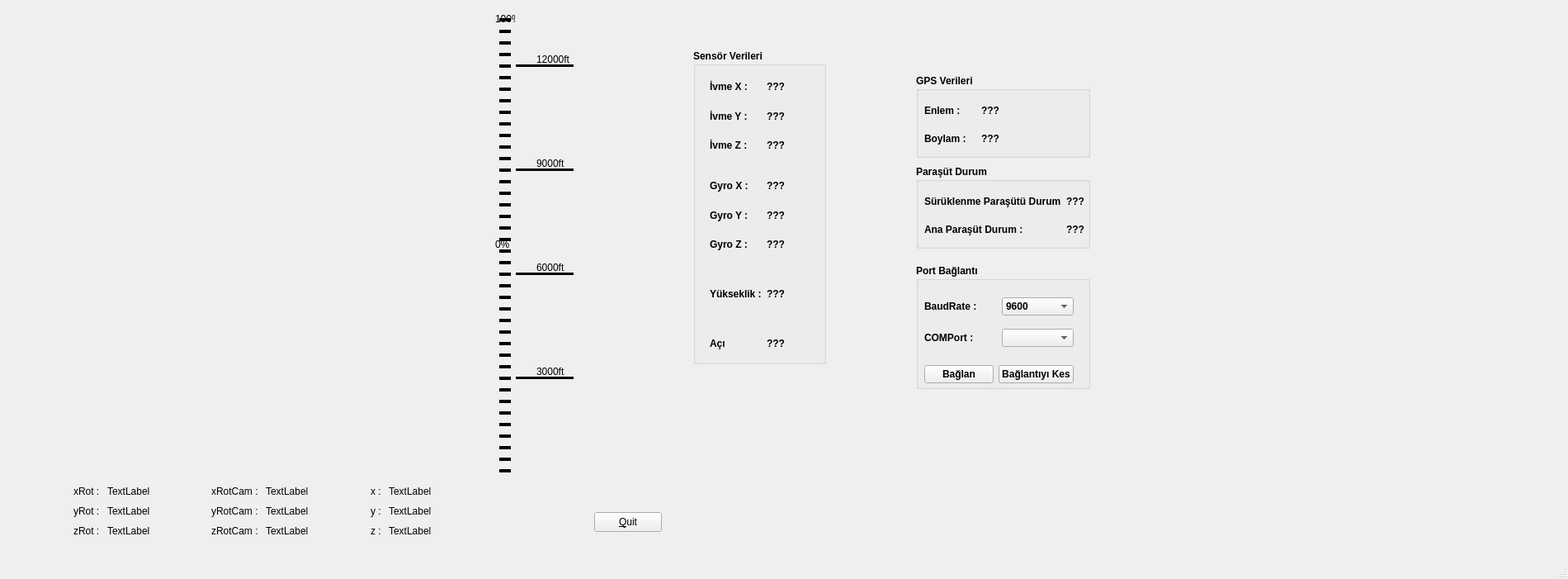
<?xml version="1.0" encoding="UTF-8"?>
<ui version="4.0">
 <class>MainWindow</class>
 <widget class="QMainWindow" name="MainWindow">
  <property name="geometry">
   <rect>
    <x>0</x>
    <y>0</y>
    <width>1900</width>
    <height>701</height>
   </rect>
  </property>
  <property name="windowTitle">
   <string>MainWindow</string>
  </property>
  <widget class="QWidget" name="centralwidget">
   <widget class="QProgressBar" name="progressBar">
    <property name="geometry">
     <rect>
      <x>600</x>
      <y>16</y>
      <width>24</width>
      <height>561</height>
     </rect>
    </property>
    <property name="font">
     <font>
      <pointsize>9</pointsize>
     </font>
    </property>
    <property name="layoutDirection">
     <enum>Qt::LeftToRight</enum>
    </property>
    <property name="autoFillBackground">
     <bool>false</bool>
    </property>
    <property name="styleSheet">
     <string notr="true">QProgressBar {
    border: none; /* Kenarlığı kaldırır */
    background-color: transparent; /* Arkaplan rengini transparan yapar */
}

QProgressBar::chunk {
    background-color: red; /* İlerleme çizgilerinin başlangıç rengi (siyah) */
    width: 10px; /* Her bir ilerleme noktasının genişliği */
    margin: 5px; /* Noktalar arasındaki boşluk */
	height: 4px;
}</string>
    </property>
    <property name="maximum">
     <number>13320</number>
    </property>
    <property name="value">
     <number>0</number>
    </property>
    <property name="alignment">
     <set>Qt::AlignLeading|Qt::AlignLeft|Qt::AlignVCenter</set>
    </property>
    <property name="textVisible">
     <bool>true</bool>
    </property>
    <property name="orientation">
     <enum>Qt::Vertical</enum>
    </property>
    <property name="invertedAppearance">
     <bool>false</bool>
    </property>
    <property name="textDirection">
     <enum>QProgressBar::TopToBottom</enum>
    </property>
    <property name="format">
     <string>%p%</string>
    </property>
   </widget>
   <widget class="Line" name="line_4">
    <property name="geometry">
     <rect>
      <x>625</x>
      <y>78</y>
      <width>70</width>
      <height>3</height>
     </rect>
    </property>
    <property name="frameShadow">
     <enum>QFrame::Plain</enum>
    </property>
    <property name="lineWidth">
     <number>10</number>
    </property>
    <property name="midLineWidth">
     <number>2</number>
    </property>
    <property name="orientation">
     <enum>Qt::Horizontal</enum>
    </property>
   </widget>
   <widget class="QLabel" name="label_12">
    <property name="geometry">
     <rect>
      <x>650</x>
      <y>64</y>
      <width>49</width>
      <height>16</height>
     </rect>
    </property>
    <property name="text">
     <string>12000ft</string>
    </property>
   </widget>
   <widget class="Line" name="line_1">
    <property name="geometry">
     <rect>
      <x>625</x>
      <y>456</y>
      <width>70</width>
      <height>3</height>
     </rect>
    </property>
    <property name="frameShadow">
     <enum>QFrame::Plain</enum>
    </property>
    <property name="lineWidth">
     <number>10</number>
    </property>
    <property name="midLineWidth">
     <number>2</number>
    </property>
    <property name="orientation">
     <enum>Qt::Horizontal</enum>
    </property>
   </widget>
   <widget class="rocketSimWidget" name="widget" native="true">
    <property name="geometry">
     <rect>
      <x>20</x>
      <y>16</y>
      <width>574</width>
      <height>564</height>
     </rect>
    </property>
    <property name="sizePolicy">
     <sizepolicy hsizetype="Preferred" vsizetype="Expanding">
      <horstretch>0</horstretch>
      <verstretch>0</verstretch>
     </sizepolicy>
    </property>
   </widget>
   <widget class="QLabel" name="label_3">
    <property name="geometry">
     <rect>
      <x>650</x>
      <y>442</y>
      <width>49</width>
      <height>16</height>
     </rect>
    </property>
    <property name="text">
     <string>3000ft</string>
    </property>
   </widget>
   <widget class="Line" name="line_2">
    <property name="geometry">
     <rect>
      <x>625</x>
      <y>330</y>
      <width>70</width>
      <height>3</height>
     </rect>
    </property>
    <property name="frameShadow">
     <enum>QFrame::Plain</enum>
    </property>
    <property name="lineWidth">
     <number>10</number>
    </property>
    <property name="midLineWidth">
     <number>2</number>
    </property>
    <property name="orientation">
     <enum>Qt::Horizontal</enum>
    </property>
   </widget>
   <widget class="Line" name="line_3">
    <property name="geometry">
     <rect>
      <x>625</x>
      <y>204</y>
      <width>70</width>
      <height>3</height>
     </rect>
    </property>
    <property name="frameShadow">
     <enum>QFrame::Plain</enum>
    </property>
    <property name="lineWidth">
     <number>10</number>
    </property>
    <property name="midLineWidth">
     <number>2</number>
    </property>
    <property name="orientation">
     <enum>Qt::Horizontal</enum>
    </property>
   </widget>
   <widget class="QLabel" name="label_6">
    <property name="geometry">
     <rect>
      <x>650</x>
      <y>316</y>
      <width>49</width>
      <height>16</height>
     </rect>
    </property>
    <property name="text">
     <string>6000ft</string>
    </property>
   </widget>
   <widget class="QProgressBar" name="progressBar_2">
    <property name="geometry">
     <rect>
      <x>600</x>
      <y>16</y>
      <width>24</width>
      <height>561</height>
     </rect>
    </property>
    <property name="sizePolicy">
     <sizepolicy hsizetype="Fixed" vsizetype="Expanding">
      <horstretch>0</horstretch>
      <verstretch>0</verstretch>
     </sizepolicy>
    </property>
    <property name="styleSheet">
     <string notr="true">QProgressBar {
    border: none; /* Kenarlığı kaldırır */
    background-color: transparent; /* Arkaplan rengini transparan yapar */
}

QProgressBar::chunk {
    background-color: black; /* İlerleme çizgilerinin başlangıç rengi (siyah) */
    width: 10px; /* Her bir ilerleme noktasının genişliği */
    margin: 5px; /* Noktalar arasındaki boşluk */
	height: 4px;
}</string>
    </property>
    <property name="maximum">
     <number>13120</number>
    </property>
    <property name="value">
     <number>13120</number>
    </property>
    <property name="orientation">
     <enum>Qt::Vertical</enum>
    </property>
    <property name="textDirection">
     <enum>QProgressBar::TopToBottom</enum>
    </property>
    <property name="format">
     <string>%p%</string>
    </property>
   </widget>
   <widget class="QWidget" name="layoutWidget_2">
    <property name="geometry">
     <rect>
      <x>20</x>
      <y>586</y>
      <width>571</width>
      <height>66</height>
     </rect>
    </property>
    <layout class="QHBoxLayout" name="horizontalLayout_7">
     <item>
      <spacer name="horizontalSpacer_5">
       <property name="orientation">
        <enum>Qt::Horizontal</enum>
       </property>
       <property name="sizeHint" stdset="0">
        <size>
         <width>68</width>
         <height>20</height>
        </size>
       </property>
      </spacer>
     </item>
     <item>
      <layout class="QHBoxLayout" name="horizontalLayout_3">
       <item>
        <layout class="QVBoxLayout" name="layoutLabelRot">
         <item>
          <widget class="QLabel" name="labelxRot">
           <property name="text">
            <string>xRot : </string>
           </property>
          </widget>
         </item>
         <item>
          <widget class="QLabel" name="labelyRot">
           <property name="text">
            <string>yRot :</string>
           </property>
          </widget>
         </item>
         <item>
          <widget class="QLabel" name="labelzRot">
           <property name="text">
            <string>zRot :</string>
           </property>
          </widget>
         </item>
        </layout>
       </item>
       <item>
        <layout class="QVBoxLayout" name="layoutRot">
         <item>
          <widget class="QLabel" name="xRot">
           <property name="text">
            <string>TextLabel</string>
           </property>
          </widget>
         </item>
         <item>
          <widget class="QLabel" name="yRot">
           <property name="text">
            <string>TextLabel</string>
           </property>
          </widget>
         </item>
         <item>
          <widget class="QLabel" name="zRot">
           <property name="text">
            <string>TextLabel</string>
           </property>
          </widget>
         </item>
        </layout>
       </item>
      </layout>
     </item>
     <item>
      <spacer name="horizontalSpacer_3">
       <property name="orientation">
        <enum>Qt::Horizontal</enum>
       </property>
       <property name="sizeHint" stdset="0">
        <size>
         <width>68</width>
         <height>20</height>
        </size>
       </property>
      </spacer>
     </item>
     <item>
      <layout class="QHBoxLayout" name="horizontalLayout">
       <item>
        <layout class="QVBoxLayout" name="layoutLabelRotCam">
         <item>
          <widget class="QLabel" name="labelxRotCam">
           <property name="text">
            <string>xRotCam : </string>
           </property>
          </widget>
         </item>
         <item>
          <widget class="QLabel" name="labelyRotCam">
           <property name="text">
            <string>yRotCam : </string>
           </property>
          </widget>
         </item>
         <item>
          <widget class="QLabel" name="labelzRotCam">
           <property name="text">
            <string>zRotCam : </string>
           </property>
          </widget>
         </item>
        </layout>
       </item>
       <item>
        <layout class="QVBoxLayout" name="layoutRotCam">
         <item>
          <widget class="QLabel" name="xRotCam">
           <property name="text">
            <string>TextLabel</string>
           </property>
          </widget>
         </item>
         <item>
          <widget class="QLabel" name="yRotCam">
           <property name="text">
            <string>TextLabel</string>
           </property>
          </widget>
         </item>
         <item>
          <widget class="QLabel" name="zRotCam">
           <property name="text">
            <string>TextLabel</string>
           </property>
          </widget>
         </item>
        </layout>
       </item>
      </layout>
     </item>
     <item>
      <spacer name="horizontalSpacer_2">
       <property name="orientation">
        <enum>Qt::Horizontal</enum>
       </property>
       <property name="sizeHint" stdset="0">
        <size>
         <width>68</width>
         <height>20</height>
        </size>
       </property>
      </spacer>
     </item>
     <item>
      <layout class="QHBoxLayout" name="horizontalLayout_2">
       <item>
        <layout class="QVBoxLayout" name="layoutLabelAngle">
         <item>
          <widget class="QLabel" name="labelx">
           <property name="text">
            <string>x : </string>
           </property>
          </widget>
         </item>
         <item>
          <widget class="QLabel" name="labely">
           <property name="text">
            <string>y : </string>
           </property>
          </widget>
         </item>
         <item>
          <widget class="QLabel" name="labelz">
           <property name="text">
            <string>z : </string>
           </property>
          </widget>
         </item>
        </layout>
       </item>
       <item>
        <layout class="QVBoxLayout" name="layoutAngle">
         <item>
          <widget class="QLabel" name="xAngle">
           <property name="text">
            <string>TextLabel</string>
           </property>
          </widget>
         </item>
         <item>
          <widget class="QLabel" name="yAngle">
           <property name="text">
            <string>TextLabel</string>
           </property>
          </widget>
         </item>
         <item>
          <widget class="QLabel" name="zAngle">
           <property name="text">
            <string>TextLabel</string>
           </property>
          </widget>
         </item>
        </layout>
       </item>
      </layout>
     </item>
     <item>
      <spacer name="horizontalSpacer_4">
       <property name="orientation">
        <enum>Qt::Horizontal</enum>
       </property>
       <property name="sizeHint" stdset="0">
        <size>
         <width>68</width>
         <height>20</height>
        </size>
       </property>
      </spacer>
     </item>
    </layout>
   </widget>
   <widget class="QLabel" name="label_9">
    <property name="geometry">
     <rect>
      <x>650</x>
      <y>190</y>
      <width>49</width>
      <height>16</height>
     </rect>
    </property>
    <property name="text">
     <string>9000ft</string>
    </property>
   </widget>
   <widget class="QPushButton" name="pushButton">
    <property name="geometry">
     <rect>
      <x>720</x>
      <y>620</y>
      <width>82</width>
      <height>24</height>
     </rect>
    </property>
    <property name="text">
     <string>&amp;Quit</string>
    </property>
   </widget>
   <widget class="QWidget" name="widget_2" native="true">
    <property name="geometry">
     <rect>
      <x>830</x>
      <y>50</y>
      <width>521</width>
      <height>441</height>
     </rect>
    </property>
    <widget class="QGroupBox" name="groupBoxParachute">
     <property name="geometry">
      <rect>
       <x>280</x>
       <y>150</y>
       <width>211</width>
       <height>101</height>
      </rect>
     </property>
     <property name="font">
      <font>
       <bold>true</bold>
      </font>
     </property>
     <property name="title">
      <string>Paraşüt Durum</string>
     </property>
     <widget class="QWidget" name="layoutWidget_10">
      <property name="geometry">
       <rect>
        <x>10</x>
        <y>30</y>
        <width>194</width>
        <height>61</height>
       </rect>
      </property>
      <layout class="QHBoxLayout" name="horizontalLayout_14">
       <item>
        <layout class="QVBoxLayout" name="verticalLayout_10">
         <item>
          <widget class="QLabel" name="textDragP_2">
           <property name="text">
            <string>Sürüklenme Paraşütü Durum :</string>
           </property>
          </widget>
         </item>
         <item>
          <widget class="QLabel" name="textMainP_2">
           <property name="text">
            <string>Ana Paraşüt Durum : </string>
           </property>
          </widget>
         </item>
        </layout>
       </item>
       <item>
        <layout class="QVBoxLayout" name="verticalLayout_11">
         <item>
          <widget class="QLabel" name="dragP_2">
           <property name="text">
            <string>???</string>
           </property>
          </widget>
         </item>
         <item>
          <widget class="QLabel" name="mainP_2">
           <property name="text">
            <string>???</string>
           </property>
          </widget>
         </item>
        </layout>
       </item>
      </layout>
     </widget>
    </widget>
    <widget class="QGroupBox" name="groupBoxSensor">
     <property name="geometry">
      <rect>
       <x>10</x>
       <y>10</y>
       <width>161</width>
       <height>381</height>
      </rect>
     </property>
     <property name="font">
      <font>
       <bold>true</bold>
      </font>
     </property>
     <property name="title">
      <string>Sensör Verileri</string>
     </property>
     <widget class="QWidget" name="layoutWidget_11">
      <property name="geometry">
       <rect>
        <x>20</x>
        <y>150</y>
        <width>131</width>
        <height>101</height>
       </rect>
      </property>
      <layout class="QHBoxLayout" name="horizontalLayout_15">
       <item>
        <layout class="QVBoxLayout" name="verticalLayout_12">
         <item>
          <widget class="QLabel" name="textGyroX_2">
           <property name="text">
            <string>Gyro X :</string>
           </property>
          </widget>
         </item>
         <item>
          <widget class="QLabel" name="textGyroY_2">
           <property name="text">
            <string>Gyro Y :</string>
           </property>
          </widget>
         </item>
         <item>
          <widget class="QLabel" name="textGyroZ_2">
           <property name="text">
            <string>Gyro Z :</string>
           </property>
          </widget>
         </item>
        </layout>
       </item>
       <item>
        <layout class="QVBoxLayout" name="verticalLayout_13">
         <item>
          <widget class="QLabel" name="gyroX_2">
           <property name="text">
            <string>???</string>
           </property>
          </widget>
         </item>
         <item>
          <widget class="QLabel" name="gyroY_2">
           <property name="text">
            <string>???</string>
           </property>
          </widget>
         </item>
         <item>
          <widget class="QLabel" name="gyroZ_2">
           <property name="text">
            <string>???</string>
           </property>
          </widget>
         </item>
        </layout>
       </item>
      </layout>
     </widget>
     <widget class="QWidget" name="layoutWidget_12">
      <property name="geometry">
       <rect>
        <x>20</x>
        <y>340</y>
        <width>131</width>
        <height>31</height>
       </rect>
      </property>
      <layout class="QHBoxLayout" name="horizontalLayout_16">
       <item>
        <widget class="QLabel" name="textAngle_2">
         <property name="text">
          <string>Açı</string>
         </property>
        </widget>
       </item>
       <item>
        <widget class="QLabel" name="angle_2">
         <property name="text">
          <string>???</string>
         </property>
        </widget>
       </item>
      </layout>
     </widget>
     <widget class="QWidget" name="layoutWidget_13">
      <property name="geometry">
       <rect>
        <x>20</x>
        <y>280</y>
        <width>131</width>
        <height>31</height>
       </rect>
      </property>
      <layout class="QHBoxLayout" name="horizontalLayout_17">
       <item>
        <widget class="QLabel" name="textPress_2">
         <property name="text">
          <string>Yükseklik :</string>
         </property>
        </widget>
       </item>
       <item>
        <widget class="QLabel" name="press_2">
         <property name="text">
          <string>???</string>
         </property>
        </widget>
       </item>
      </layout>
     </widget>
     <widget class="QWidget" name="layoutWidget_14">
      <property name="geometry">
       <rect>
        <x>20</x>
        <y>30</y>
        <width>131</width>
        <height>101</height>
       </rect>
      </property>
      <layout class="QHBoxLayout" name="horizontalLayout_18">
       <item>
        <layout class="QVBoxLayout" name="verticalLayout_14">
         <item>
          <widget class="QLabel" name="textAccX_2">
           <property name="text">
            <string>İvme X :</string>
           </property>
          </widget>
         </item>
         <item>
          <widget class="QLabel" name="textAccY_2">
           <property name="text">
            <string>İvme Y :</string>
           </property>
          </widget>
         </item>
         <item>
          <widget class="QLabel" name="textAccZ_2">
           <property name="text">
            <string>İvme Z :</string>
           </property>
          </widget>
         </item>
        </layout>
       </item>
       <item>
        <layout class="QVBoxLayout" name="verticalLayout_15">
         <item>
          <widget class="QLabel" name="accX_2">
           <property name="text">
            <string>???</string>
           </property>
          </widget>
         </item>
         <item>
          <widget class="QLabel" name="accY_2">
           <property name="text">
            <string>???</string>
           </property>
          </widget>
         </item>
         <item>
          <widget class="QLabel" name="accZ_2">
           <property name="text">
            <string>???</string>
           </property>
          </widget>
         </item>
        </layout>
       </item>
      </layout>
     </widget>
    </widget>
    <widget class="QGroupBox" name="groupBoxPort">
     <property name="geometry">
      <rect>
       <x>280</x>
       <y>270</y>
       <width>211</width>
       <height>151</height>
      </rect>
     </property>
     <property name="font">
      <font>
       <bold>true</bold>
      </font>
     </property>
     <property name="title">
      <string>Port Bağlantı</string>
     </property>
     <widget class="QWidget" name="layoutWidget_15">
      <property name="geometry">
       <rect>
        <x>10</x>
        <y>30</y>
        <width>181</width>
        <height>81</height>
       </rect>
      </property>
      <layout class="QVBoxLayout" name="verticalLayout_16">
       <item>
        <layout class="QHBoxLayout" name="horizontalLayout_19">
         <item>
          <widget class="QLabel" name="textBaudRate_2">
           <property name="text">
            <string>BaudRate : </string>
           </property>
          </widget>
         </item>
         <item>
          <widget class="QComboBox" name="comboBoxBaudRate_2">
           <item>
            <property name="text">
             <string>9600</string>
            </property>
           </item>
           <item>
            <property name="text">
             <string>57600</string>
            </property>
           </item>
           <item>
            <property name="text">
             <string>115200</string>
            </property>
           </item>
          </widget>
         </item>
        </layout>
       </item>
       <item>
        <layout class="QHBoxLayout" name="horizontalLayout_20">
         <item>
          <widget class="QLabel" name="textComPort_2">
           <property name="text">
            <string>COMPort : </string>
           </property>
          </widget>
         </item>
         <item>
          <widget class="QComboBox" name="comboBoxComPort_2"/>
         </item>
        </layout>
       </item>
      </layout>
     </widget>
     <widget class="QWidget" name="layoutWidget_16">
      <property name="geometry">
       <rect>
        <x>10</x>
        <y>120</y>
        <width>181</width>
        <height>26</height>
       </rect>
      </property>
      <layout class="QHBoxLayout" name="horizontalLayout_21">
       <item>
        <widget class="QPushButton" name="connectButton_2">
         <property name="text">
          <string>Bağlan</string>
         </property>
        </widget>
       </item>
       <item>
        <widget class="QPushButton" name="disconnectButton_2">
         <property name="text">
          <string>Bağlantıyı Kes</string>
         </property>
        </widget>
       </item>
      </layout>
     </widget>
    </widget>
    <widget class="QGroupBox" name="groupBoxGPS">
     <property name="geometry">
      <rect>
       <x>280</x>
       <y>40</y>
       <width>211</width>
       <height>101</height>
      </rect>
     </property>
     <property name="font">
      <font>
       <bold>true</bold>
      </font>
     </property>
     <property name="title">
      <string>GPS Verileri</string>
     </property>
     <widget class="QWidget" name="layoutWidget_17">
      <property name="geometry">
       <rect>
        <x>10</x>
        <y>30</y>
        <width>131</width>
        <height>61</height>
       </rect>
      </property>
      <layout class="QHBoxLayout" name="horizontalLayout_22">
       <item>
        <layout class="QVBoxLayout" name="verticalLayout_17">
         <item>
          <widget class="QLabel" name="textLatitude_2">
           <property name="text">
            <string>Enlem :</string>
           </property>
          </widget>
         </item>
         <item>
          <widget class="QLabel" name="textLongitude_2">
           <property name="text">
            <string>Boylam :</string>
           </property>
          </widget>
         </item>
        </layout>
       </item>
       <item>
        <layout class="QVBoxLayout" name="verticalLayout_18">
         <item>
          <widget class="QLabel" name="latitude_2">
           <property name="text">
            <string>???</string>
           </property>
          </widget>
         </item>
         <item>
          <widget class="QLabel" name="longitude_2">
           <property name="text">
            <string>???</string>
           </property>
          </widget>
         </item>
        </layout>
       </item>
      </layout>
     </widget>
    </widget>
   </widget>
  </widget>
  <widget class="QMenuBar" name="menubar">
   <property name="geometry">
    <rect>
     <x>0</x>
     <y>0</y>
     <width>1900</width>
     <height>22</height>
    </rect>
   </property>
  </widget>
  <widget class="QStatusBar" name="statusbar"/>
 </widget>
 <customwidgets>
  <customwidget>
   <class>rocketSimWidget</class>
   <extends>QWidget</extends>
   <header>rocketsimwidget.h</header>
   <container>1</container>
  </customwidget>
 </customwidgets>
 <resources/>
 <connections/>
</ui>
